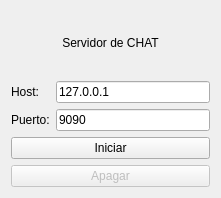
<?xml version="1.0" encoding="UTF-8"?>
<ui version="4.0">
 <class>Form</class>
 <widget class="QWidget" name="Form">
  <property name="enabled">
   <bool>true</bool>
  </property>
  <property name="geometry">
   <rect>
    <x>0</x>
    <y>0</y>
    <width>221</width>
    <height>198</height>
   </rect>
  </property>
  <property name="windowTitle">
   <string>Servidor de CHAT</string>
  </property>
  <property name="windowIcon">
   <iconset>
    <normalon>imgs/server.png</normalon>
   </iconset>
  </property>
  <property name="autoFillBackground">
   <bool>false</bool>
  </property>
  <layout class="QGridLayout" name="gridLayout_2">
   <item row="0" column="0">
    <widget class="QLabel" name="descripcionLabel">
     <property name="enabled">
      <bool>true</bool>
     </property>
     <property name="acceptDrops">
      <bool>false</bool>
     </property>
     <property name="autoFillBackground">
      <bool>false</bool>
     </property>
     <property name="text">
      <string>Servidor de CHAT</string>
     </property>
     <property name="alignment">
      <set>Qt::AlignCenter</set>
     </property>
    </widget>
   </item>
   <item row="1" column="0">
    <layout class="QGridLayout" name="gridLayout">
     <item row="0" column="0">
      <widget class="QLabel" name="labelHost">
       <property name="text">
        <string>Host:</string>
       </property>
      </widget>
     </item>
     <item row="0" column="1">
      <widget class="QLineEdit" name="hostTXT">
       <property name="inputMask">
        <string/>
       </property>
       <property name="text">
        <string>127.0.0.1</string>
       </property>
      </widget>
     </item>
     <item row="1" column="0">
      <widget class="QLabel" name="labelPort">
       <property name="text">
        <string>Puerto:</string>
       </property>
      </widget>
     </item>
     <item row="1" column="1">
      <widget class="QLineEdit" name="portTXT">
       <property name="text">
        <string>9090</string>
       </property>
      </widget>
     </item>
    </layout>
   </item>
   <item row="2" column="0">
    <widget class="QPushButton" name="serverOn">
     <property name="text">
      <string>Iniciar</string>
     </property>
     <property name="icon">
      <iconset>
       <normalon>imgs/PlayIcon.png</normalon>
      </iconset>
     </property>
     <property name="iconSize">
      <size>
       <width>20</width>
       <height>20</height>
      </size>
     </property>
     <property name="checkable">
      <bool>false</bool>
     </property>
     <property name="autoDefault">
      <bool>false</bool>
     </property>
     <property name="default">
      <bool>false</bool>
     </property>
     <property name="flat">
      <bool>false</bool>
     </property>
    </widget>
   </item>
   <item row="3" column="0">
    <widget class="QPushButton" name="serverOff">
     <property name="enabled">
      <bool>false</bool>
     </property>
     <property name="text">
      <string>Apagar</string>
     </property>
     <property name="icon">
      <iconset>
       <normalon>imgs/StopIcon.png</normalon>
      </iconset>
     </property>
     <property name="iconSize">
      <size>
       <width>20</width>
       <height>20</height>
      </size>
     </property>
    </widget>
   </item>
  </layout>
 </widget>
 <resources/>
 <connections/>
</ui>
